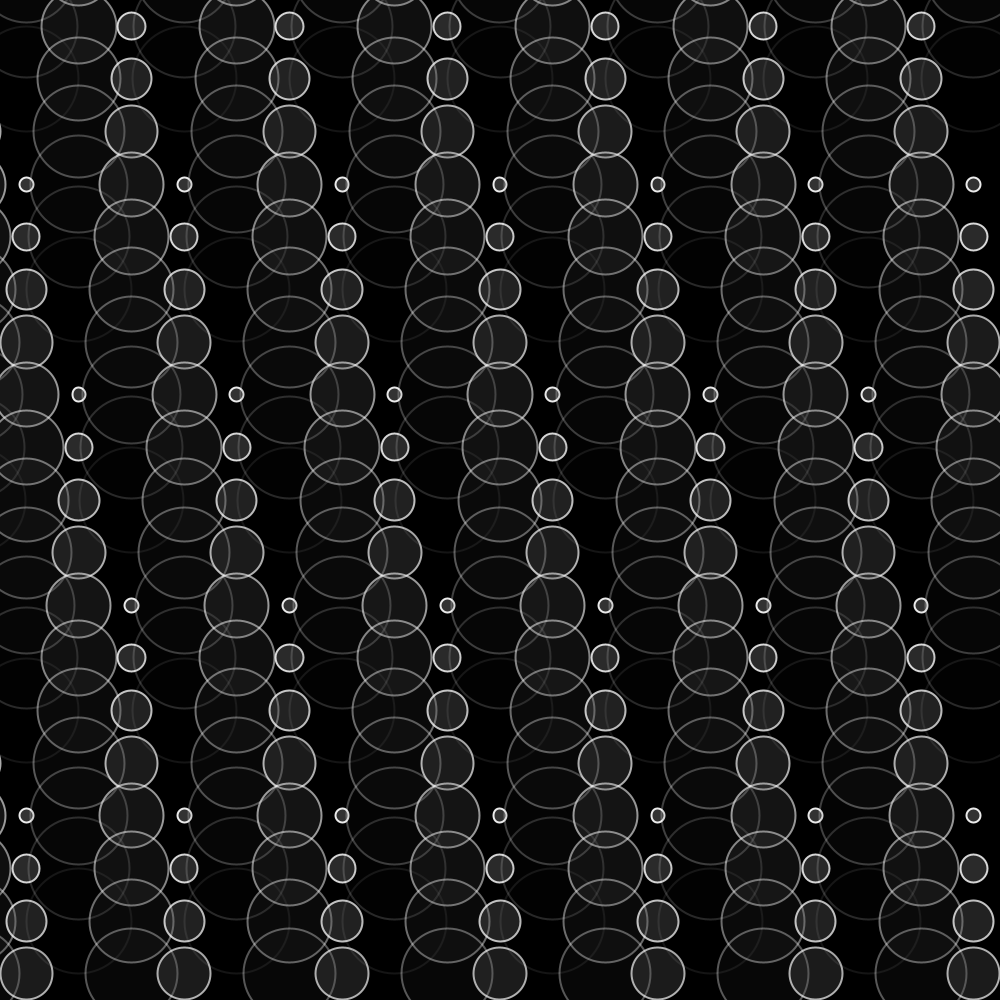
Frame 1 (no input)
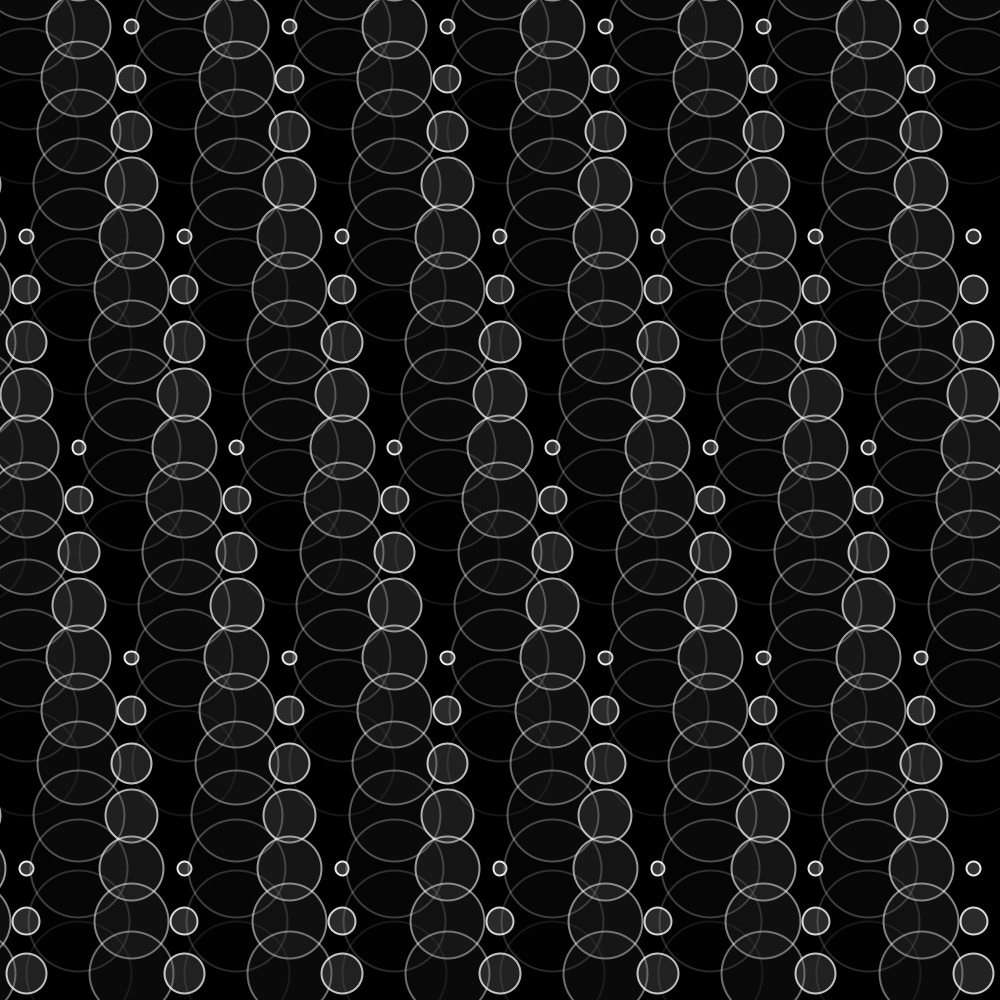
Frame 60 (the mouse pressed at the canvas centre just before this capture)
Frame 120 (the mouse held since frame 60 and released just before this capture): identical to frame 60, image omitted

The Processing sketch that drew these frames (run headless with seeded random() and noise(); from frame 60 on, the mouse is pressed at the canvas centre):

// Processing sketch: processing_150995
// ── processing_150995.pde

/*
 * Creative Coding
 * Week 2, 06 - Moving Patterns 2
 * by Indae Hwang and Jon McCormack
 * Copyright (c) 2014 Monash University
 *
 * Similar to the previous sketch, this sketch draws a grid of oscillating circles. Each circle has a "lifetime"
 * over which it grows and changes intensity and opacity. At the end of each lifetime the circle begins again.
 * Pressing the left and right arrow keys changes the lifetime of all the circles globally.
 * 
 */

// variable used to store the current frame rate value
int frame_rate_value;

void setup() {

  // make the display window the full size of the screen
  size(1000, 1000);

  frame_rate_value = 12;
  rectMode(CENTER);
  background(0);
}


void draw() {

  background(0);

  int num = 20;
  int margin = 0;
  float gutter = 0; //distance between each cell
  float cellsize = ( width - (2 * margin) - gutter * (num - 1) ) / (num - 1);

  int circleNumber = 0; // counter
  for (int i=0; i<num; i++) {
    for (int j=0; j<num; j++) {
      circleNumber = (i * num) + j; // different way to calculate the circle number from w2_04

      float tx = margin + cellsize * i + gutter * i;
      float ty = margin + cellsize * j + gutter * j;

      movingCircle(tx, ty, cellsize, circleNumber);
    }
  }
} //end of draw 


void movingCircle(float x, float y, float size, int offset) {

  float circlePeriod = (float)frame_rate_value;
  float circleAge = (float)((frameCount + offset) % (int)circlePeriod) / circlePeriod;

  float circleSize = size * 2.0 * sin(circleAge * HALF_PI);

  strokeWeight(2);
  stroke(255, lerp(255, 0, circleAge));
  fill(lerp(128, 0, circleAge), lerp(120, 0, circleAge));
  ellipse(x-size/2, y-size/2, circleSize, circleSize);
}


/*
 * keyReleased function
 *
 * called automatically by Processing when a keyboard key is released
 */
void mouseClicked(){

  // right arrow -- increase frame_rate_value
  if (mouseX >= 1000 / 2 && frame_rate_value < 120) {
    frame_rate_value++;
  }

  // left arrow -- decrease frame_rate_value
  if ( mouseX <= 1000 / 2 && frame_rate_value > 2) {
    frame_rate_value--;
  }

  // print the current value on the screen
  println("Current frame Rate is: " + frame_rate_value);
}
